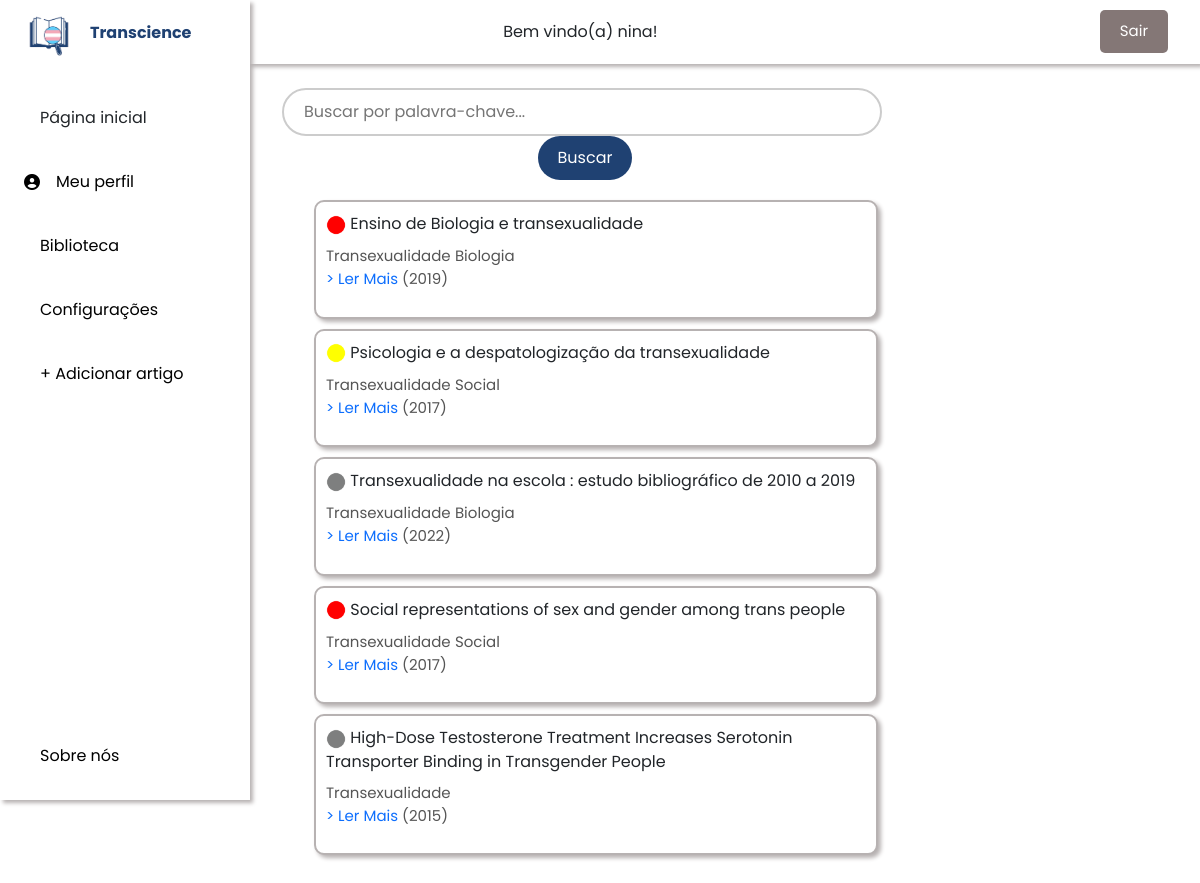
The page /biblioteca/index/ (signed in) on the database as committed earlier.
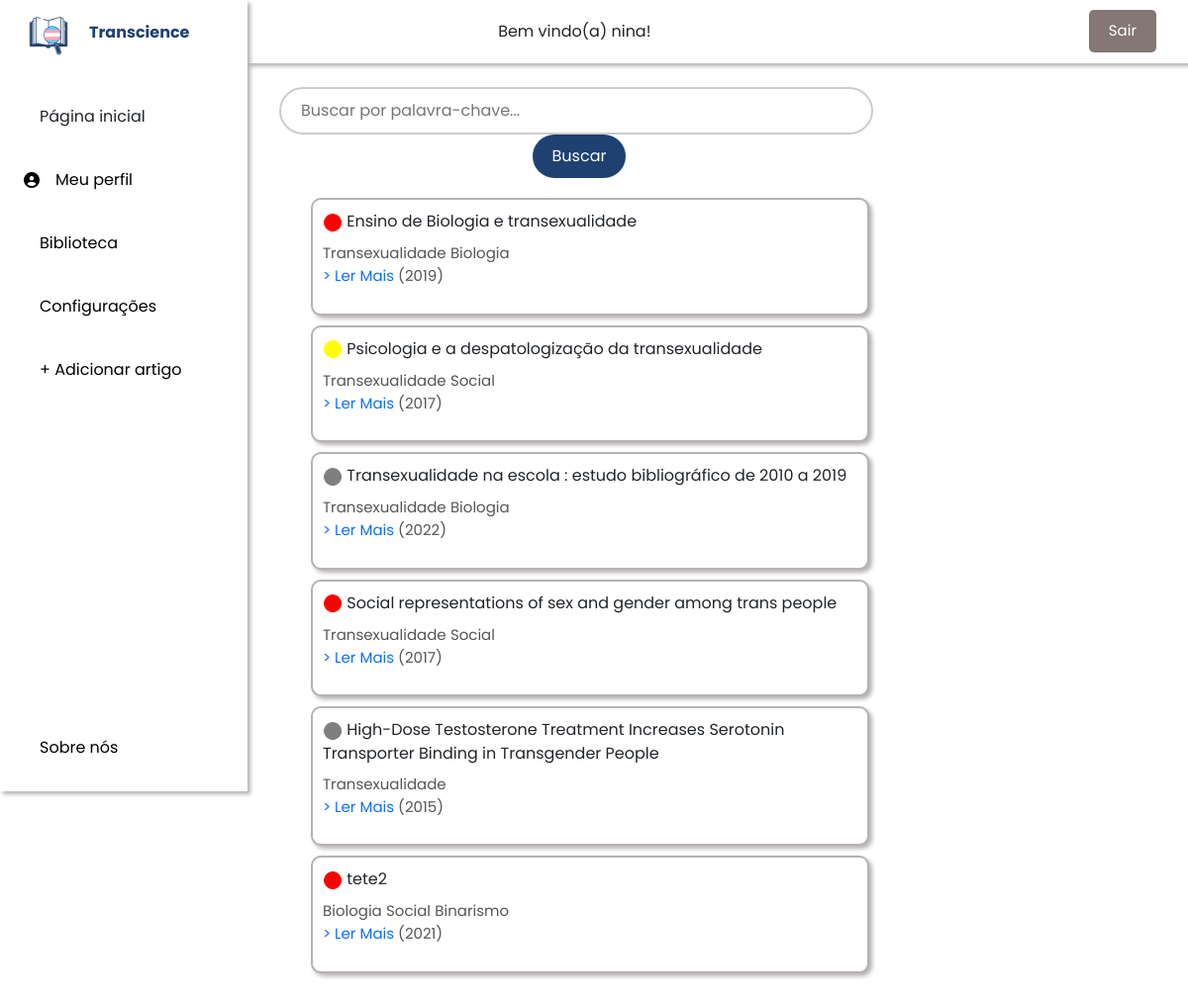
The same page on the database as committed later.
### biblioteca/models.py (models this page shows, shortened)
class Artigo(models.Model):
    titulo = models.CharField(max_length=200)
    link = models.CharField(max_length=255)
    autor = models.CharField(max_length=255)
    relevancia_id = models.ForeignKey(Relevancia, on_delete=models.CASCADE)
    ano_id = models.ForeignKey(Ano, on_delete=models.CASCADE)
    palavras_chave = models.ManyToManyField(PalavraChave, related_name='artigos')
    usuario = models.ManyToManyField(Usuarios, related_name='artigos')

class Relevancia(models.Model):
    descricao = models.TextField()
    imagem = models.ImageField(upload_to='biblioteca/images/relevancia/')

class PalavraChave(models.Model):
    nome = models.CharField(max_length=100)
    def __str__(self):
        return self.nome

class Ano(models.Model):
    descricao = models.CharField(max_length=255)
    def __str__(self):
        return self.descricao

### biblioteca/views.py (the view)
# urls.py: path("index/", views.IndexView.as_view(), name="index"),
class IndexView(LoginRequiredMixin, generic.ListView):
    template_name = "biblioteca/index.html"
    context_object_name = "artigos"
    login_url = '/auth/login/'  # Página de login para redirecionar se o usuário não estiver autenticado
    def get_queryset(self):
        query = self.request.GET.get('q')  # Obtém o termo de busca
        if query:
            return Artigo.objects.filter(palavras_chave__nome__icontains=query).distinct()
        return Artigo.objects.all()

### biblioteca/templates/biblioteca/index.html (shortened to what this page needs)
{% load static %}
<link rel="stylesheet" href="{% static 'css/bootstrap.min.css' %}">
<link rel="stylesheet" href="{% static 'fa/css/all.min.css' %}">
<link rel="stylesheet" href="{% static 'biblioteca/style.css' %}">
<link href="fontawesome/css/all.css" rel="stylesheet">
<body id="body-pd">
  <header class="header" id="header">
      {% if user.is_authenticated %}
      Bem vindo(a) {{ user.username }}!
      {% else %}
      <p>You are not logged in</p>
      <a href="{% url 'login' %}">Log In</a>
      {% endif %}
      <form action="{% url 'logout' %}" method="post">
        <button type="submit" class="logout-button">Sair</button>
      </form>
  </header>
  <div class="l-navbar" id="nav-bar">
    <nav class="nav">
        <div>
            <a href="#" class="nav_logo">
                <img src="{% static 'biblioteca/images/logo.png' %}" alt="Logo" class="nav_logo-img">
                <span class="nav_logo-name">Transcience</span>
            </a>
            <div class="nav_list">
                <a href="#" class="nav_link active">
                    <span class="nav_name">Página inicial</span>
                </a>
                <a href="#" class="nav_link">
                  <i class="fa-solid fa-circle-user"></i>
                    <span class="nav_name">Meu perfil</span>
                </a>
                <a href="#" class="nav_link">
                    <span class="nav_name">Biblioteca</span>
                </a>
                <a href="#" class="nav_link">
                    <span class="nav_name">Configurações</span>
                </a>
                <a href="#" class="nav_link">
                  <span class="nav_name"> + Adicionar artigo</span>
                </a>
            </div>
        </div>
        <a href="#" class="nav_link">
            <span class="nav_name">Sobre nós</span>
        </a>
    </nav>
</div>
<div class="container-fluid">
  <div class="row">
    <div class="col-lg-8 col-md-12">
      <div class="search-container">
        <form method="get" action="{% url 'biblioteca:index' %}">
          <input type="text" name="q" placeholder="Buscar por palavra-chave..." class="search-input" value="{{ request.GET.q }}">
          <button type="submit" class="search-button">Buscar</button>
        </form>
      </div>
      <div class="artigos-container">
        {% if artigos %}
          <ul>
            {% for a in artigos %}
              <li class="artigo-item">
                {% if a.relevancia_id.imagem and a.relevancia_id.imagem.url %}
                  <img src="{{ a.relevancia_id.imagem.url }}" alt="{{ a.relevancia_id.descricao }}" width="20" height="20">
                {% else %}
                  <p>Imagem não disponível</p>
                {% endif %}
                <a>{{ a.titulo }}</a>
                {% for palavra_chave in a.palavras_chave.all %}
                  <span class="texto-menor">{{ palavra_chave }}</span>
                {% endfor %}
                <p class="texto-menor"><a href="{{ a.link }}" target="_blank"> > Ler Mais</a> ({{ a.ano_id }})</p>
              </li>
            {% endfor %}
          </ul>
        {% else %}
          <p>Nenhum artigo encontrado para a pesquisa "{{ request.GET.q }}".</p>
        {% endif %}
      </div>
    </div>
    <div class="col-lg-4 col-md-12">
      <div class="additional-container">
      </div>
    </div>
  </div>
</div>

Rows that differ between the two databases and show on the page:
added Artigo: relevancia_id.imagem (picture), titulo "tete2", ano_id "2021", PalavraChave (nome "Biologia"), PalavraChave (nome "Social")
now on this page (row unchanged): PalavraChave: nome "Binarismo", shown under "tete2"
